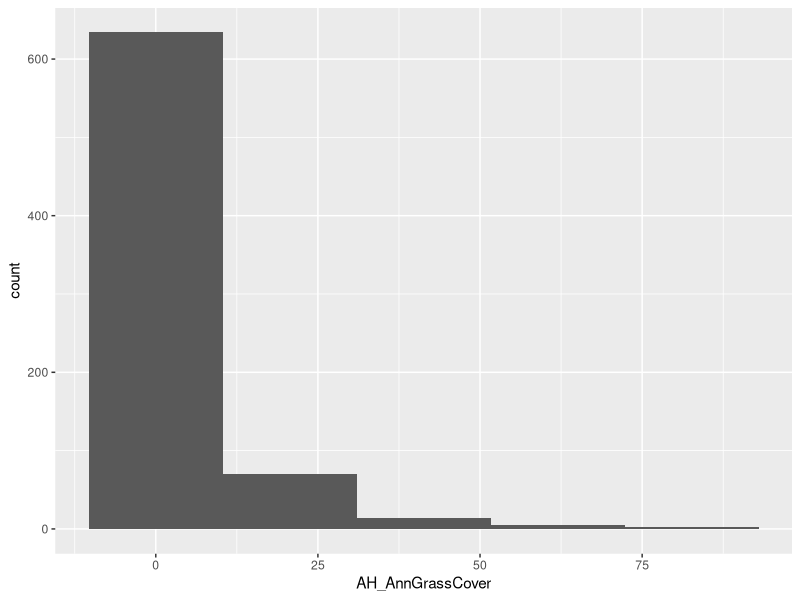
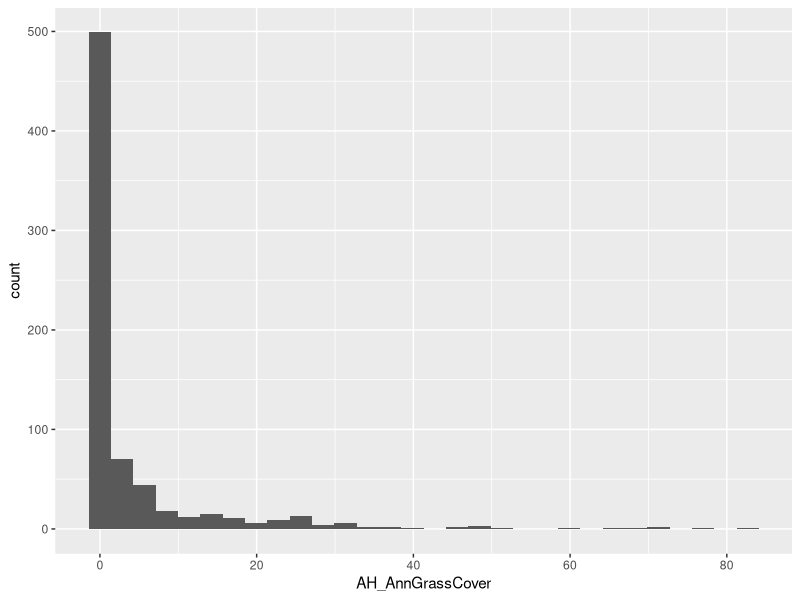
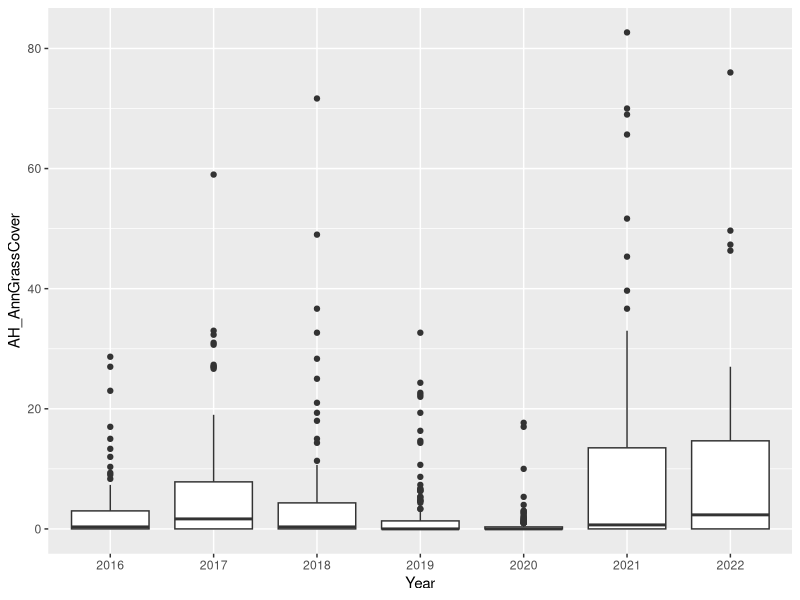
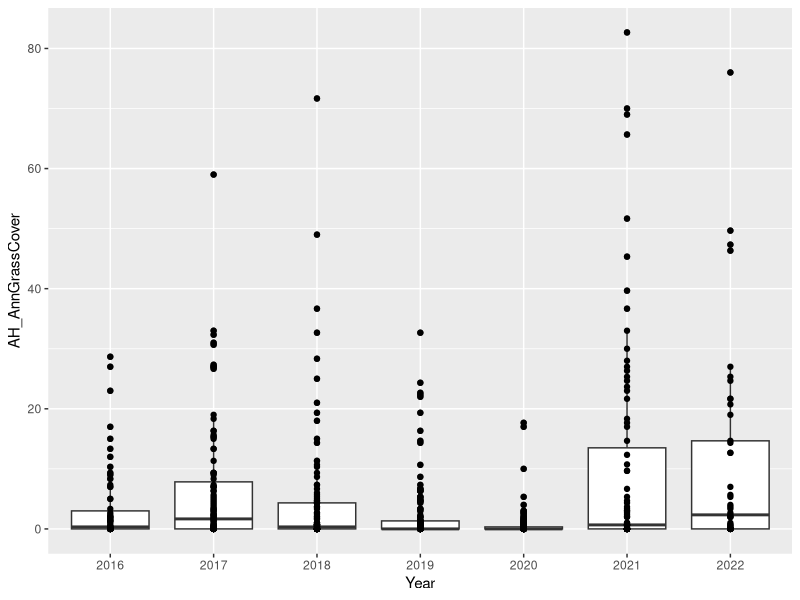
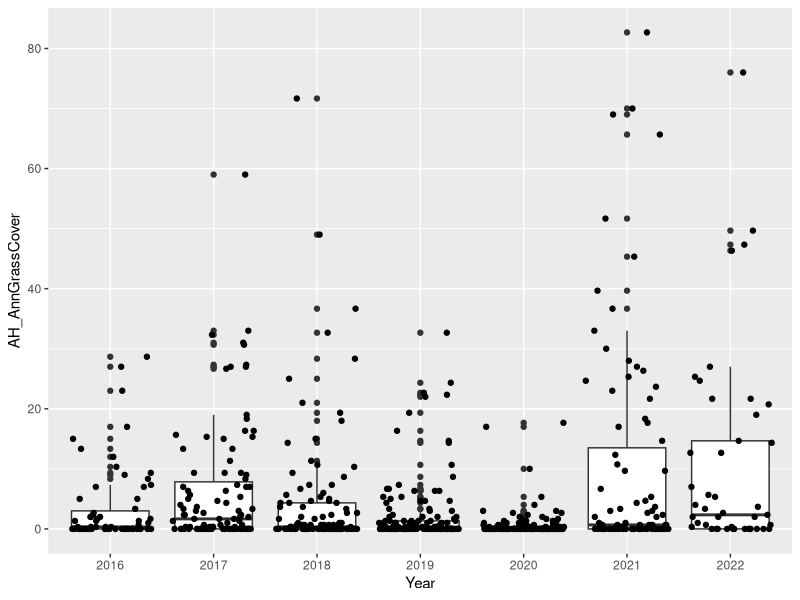
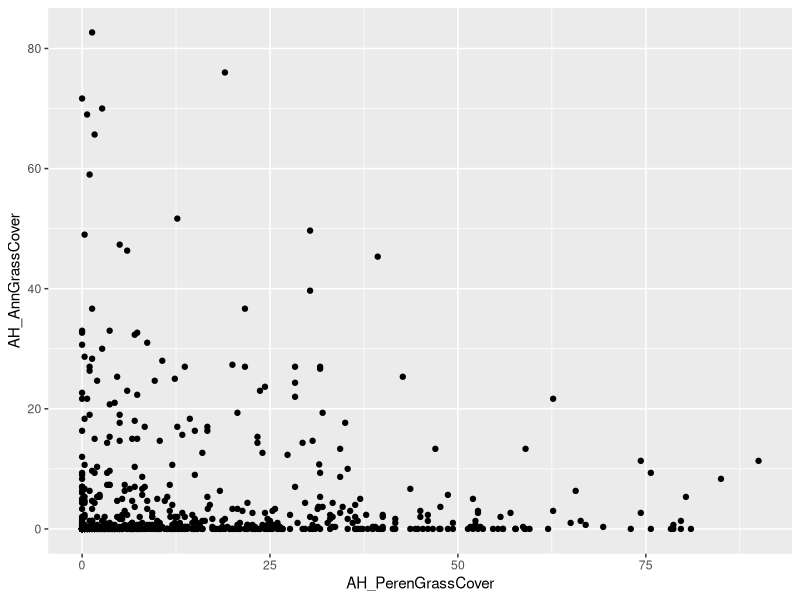
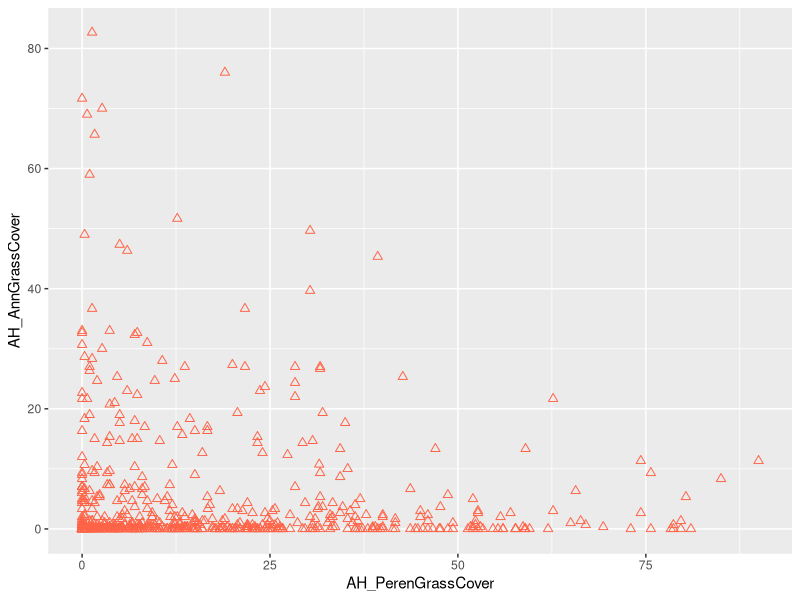
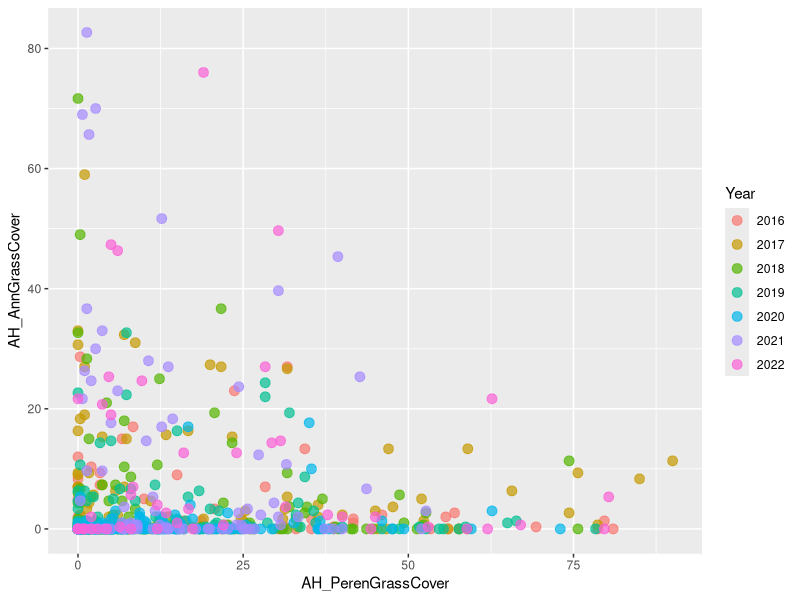

Recreate these plots in R, in order.
## ---- chunk 1
## these are comments and notes
# anything following a hashtag is a comment. This is just text
# use this for notes within code, troubleshooting 
## ---- chunk 2
# install.packages("tidyverse") #run this! only once, good practice to run in the console
## ---- chunk 3
library(tidyverse)
## ---- chunk 4
?readr
?mutate
## ---- chunk 5
getwd()
## ---- chunk 6
setwd("C:/Users/Leah/OneDrive - University of Idaho/Other/Tidyverse_workshop/2024")
#customize to your own file path

## ---- chunk 7
indicator_data = read_csv("RinRange_newID_indicator.csv")
climate_data = read_csv("RinRange_Pt1Data_climate_mlra42.csv")
## ---- chunk 8
head(indicator_data)
view(indicator_data)

head(climate_data)
view(climate_data)
## ---- chunk 9
indicator_data = indicator_data %>% select(PrimaryKey, DBKey, DateVisited, corrected_ecosite_id,8:9, 14:15, starts_with("AH"), starts_with("Hgt"))
## ---- chunk 10
climate_data = climate_data %>% select(-c(5:9))
head(climate_data)
## ---- chunk 11
indicator_data = indicator_data %>% mutate(DateVisited = as.Date(DateVisited))
head(indicator_data)
## ---- chunk 12
indicator_data = indicator_data %>% mutate(Year = as.factor(year(DateVisited)))
head(indicator_data)
## ---- chunk 13
indicator_data = indicator_data %>% arrange(Year, BareSoilCover)
## ---- chunk 14
indicator_filter = indicator_data %>% filter(Year == 2011 & BareSoilCover >= 50)
view(indicator_filter)
## ---- chunk 15
WoodyHeight_NA_Rows = indicator_data %>% filter(is.na(Hgt_Woody_Avg))
## ---- chunk 16
indicator_data = indicator_data %>% mutate(Hgt_Herbaceous_Avg = replace(Hgt_Herbaceous_Avg, is.na(Hgt_Herbaceous_Avg), 0))
## ---- chunk 17
climate_data = climate_data %>% pivot_wider(names_from = "Property", values_from = "Average")
## ---- chunk 18
climate_data_long = climate_data %>% pivot_longer(c("mean annual precipitation", "frost free days", "freeze free days"), names_to = "Property", values_to = "Average")%>% distinct()
## ---- chunk 19
all_data = indicator_data %>% inner_join(climate_data, by = c("corrected_ecosite_id" = "Ecological site legacy ID"))
view(data)
## ---- chunk 20

## ---- chunk 21
herb_height_year = all_data %>% 
                    group_by(Year) %>%
                    summarise( Herb_Height= mean(Hgt_Herbaceous_Avg))

herb_height_year
## ---- chunk 22
final_data <- all_data
## ---- chunk 23
#we can pipe in ggplot2!
final_data %>% #pipe in our data here
  ggplot() + #then call ggplot and add on our mapping and aesthetics 
  geom_histogram(aes(x = AH_AnnGrassCover), bins = 5) #our variable of interest goes on the x axis and we can assign the bin size.

#these bins are a little too wide to get a good feel for our data distribution
## ---- chunk 24
#change the bin size to 10
final_data %>% 
  ggplot() + 
  geom_histogram(aes(x = AH_AnnGrassCover), bins = ) 


#Looks like we have some 0 inflated data! 
#We would want to keep that in mind for any statistical analyses. 
## ---- chunk 25

final_data %>%
  ggplot() + 
  geom_boxplot(aes(x = Year, y = AH_AnnGrassCover)) #instead of a histogram, we'll call a box plot with x as our year factor variable and AH_AnnGrassCover on the y axis

#neat! Looks like annual grass cover varies by year
## ---- chunk 26
final_data %>%
  ggplot(aes(x = Year, y = AH_AnnGrassCover)) + #we can assign x and y in the ggplot call and it will carry over into all our subsequent geoms
  geom_boxplot() + 
  geom_point() #add raw data as points

#those points are difficult to see when they're all crowded on top of each other, let's try out geom_jitter
## ---- chunk 27
final_data %>%
  ggplot(aes(x = Year, y = AH_AnnGrassCover)) + 
  geom_boxplot() + 
  geom_jitter() #add jittered points
## ---- chunk 28
final_data %>%
ggplot(aes(x = AH_PerenGrassCover, y = AH_AnnGrassCover)) +
  geom_point() #now we have AH_PerenGrassCover as our X variable and AH_AnnGrassCover as our y variable
## ---- chunk 29
final_data %>%
  ggplot(aes(x = AH_PerenGrassCover, y = AH_AnnGrassCover)) + 
  geom_point(
             color = 'tomato', size = 2, pch = 2) #color, size of points, pch = shape of point can go outside the aes() function.

## ---- chunk 30
final_data %>%
  ggplot(aes(x = AH_PerenGrassCover, y = AH_AnnGrassCover, color = Year)) + #change color by year
  geom_point(size = 3, alpha = 0.7) # make  points semi transparent to help with overlap
## ---- chunk 31
final_data %>%
  ggplot(aes(x = AH_PerenGrassCover, y = AH_AnnGrassCover, color = Year)) + 
  geom_point(size = 3, alpha = 0.7) +
  theme_bw(13) #add a theme and base size to change the background color and font
## ---- chunk 32
# remove the hashtags from the lines below (fun trick, highlight lines and press 'ctrl + shift + C')


# final_data %>%
#   ggplot(aes(x = AH_PerenGrassCover, y = AH_AnnGrassCover, color = Year)) + 
#   geom_point( size = , alpha = ) +
#   theme_bw(13)

## ---- chunk 33
final_data %>%
  ggplot() + 
  geom_point(aes(x = AH_PerenGrassCover, y = AH_AnnGrassCover, color = Year), 
             size = 3, alpha = 0.7) +
  theme_bw(13)+
  ggtitle("clever title here") + #add title 
  xlab("perennial grass cover") + #add x label
  ylab("invasive annual grass cover") #add y label

## ---- chunk 34

final_data %>%
  ggplot(aes(x = sqrt(AH_PerenGrassCover), y = sqrt(AH_AnnGrassCover), color = Year), #sqrt variables for easier visualization
             size = 3, alpha = 0.7) + 
  geom_point()+ 
  geom_smooth(method = "lm", se = FALSE)+ #add a smoothed term and remove grey confidence intervals
  theme_bw(13)+
  ggtitle("Scatter plot of range data") + 
  xlab("sqrt(perennial grass cover)") + 
  ylab("sqrt(invasive annual grass cover)") 
## ---- chunk 35
final_data %>%
  ggplot(aes(x = sqrt(AH_PerenGrassCover), y = sqrt(AH_AnnGrassCover), color = Year), #sqrt variables for easier visualization
             size = 3, alpha = 0.7) + 
  geom_point()+ 
  theme_bw(13)+
  ggtitle("Scatter plot of range data") + 
  xlab("sqrt(perennial grass cover)") + 
  ylab("sqrt(invasive annual grass cover)") +
  facet_wrap(facets = vars(Year))
## ---- chunk 36
#first we need to assign our plot to an object that we can export.
my_plot <- final_data %>%
  ggplot(aes(x = sqrt(AH_PerenGrassCover), y = sqrt(AH_AnnGrassCover), color = Year), #sqrt variables for easier visualization
             size = 3, alpha = 0.7) + 
  geom_point()+ 
  theme_bw(13)+
  ggtitle("Scatter plot of range data") + 
  xlab("sqrt(perennial grass cover)") + 
  ylab("sqrt(invasive annual grass cover)") +
  facet_wrap(facets = vars(Year))

ggsave("my_awesome_plot.png", my_plot, width = 15, height = 10)
## ---- chunk 37
#final_data %>%
#  ggplot() +

